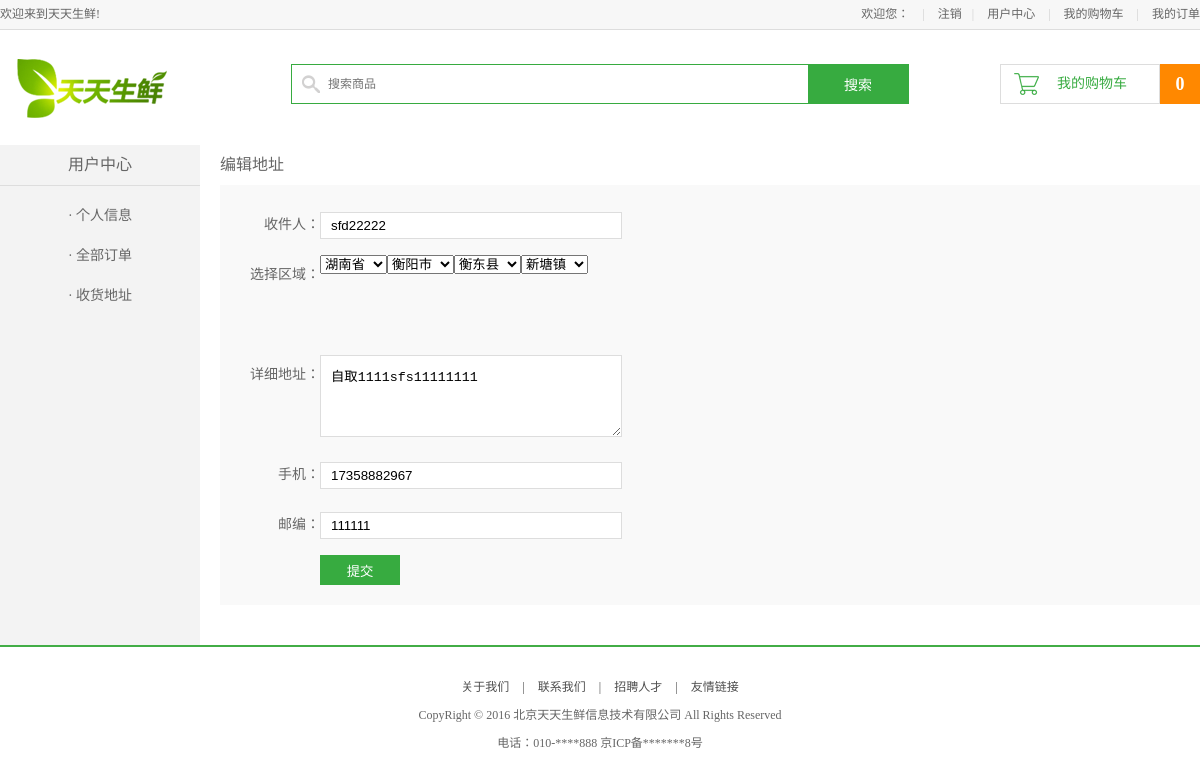
/user/change_site/1/ (signed in), run on the app's committed database.
### df_user/models.py (models this page shows, shortened)
class AddressInfo(models.Model):
    user = models.ForeignKey('UserInfo')
    receiver = models.CharField(max_length=25)
    area = models.ForeignKey("AreaInfo", related_name='address', null=True)
    address = models.CharField(max_length=100)
    phone = models.CharField(max_length=11)
    postcode = models.CharField(max_length=6)

### df_user/decorators.py (the view)
    def wrapper(request, *args, **kwargs):
        user_id = request.session.get('user_id')
        if user_id:
            user_obj = models.UserInfo.objects.get(pk=user_id)
            request.df_user = user_obj
            return func(request, *args, **kwargs)
        else:
            next_url = request.get_full_path()
            print('in de next_url:', next_url)
            url = '?'.join([resolve_url('login'), 'next_url=%s' % urlsafe_base64_encode(next_url.encode()).decode()])
            print('in de url:', url)
            return redirect(url)

### df_user/templatetags/address_handle.py (called while the page is built)
@register.simple_tag
def select_handle(addr_obj):
    result = []
    gen_area_select(addr_obj.area, result)
    return mark_safe(''.join(result))

### df_user/views.py (called while the page is built, shortened)
@require_login
def change_site(request, aid):
    addr_obj = get_object_or_404(models.AddressInfo, pk=aid)
    erros_msg = {}
    context = {
        'addr': addr_obj,
        'error': erros_msg,
    }
    return render(request, 'df_user/user_center_edit.html', context)

### templates/df_user/user_center_edit.html (shortened to what this page needs)
{% extends 'df_user/base_user.html' %}
{% load static %}
{% load address_handle %}
{% block right_content %}
    <div class="right_content clearfix">
        <h3 class="common_title2">
            {% if request.resolver_match.url_name == 'change_site' %}
                编辑地址
            {% else %}
                添加地址
            {% endif %}
        </h3>
        <div class="site_con">
            <form action="" method="post">
                <div class="form_group">
                    <label>收件人：</label>
                    <input type="text" name="receiver" value="{{ addr.receiver }}">
                </div>
                <div class="form_group form_group2 addr_area">
                    <label>选择区域：</label>
                    {% if request.resolver_match.url_name == 'change_site' %}
                        {% select_handle addr %}
                    {% endif %}
                </div>
                <div class="form_group form_group2">
                    <label>详细地址：</label>
                    <textarea class="site_area" name="address">{{ addr.address }}</textarea>
                </div>
                <div class="form_group">
                    <label>手机：</label>
                    <input type="text" name="phone" value="{{ addr.phone }}">
                </div>
                <div class="form_group">
                    <label>邮编：</label>
                    <input type="text" name="postcode" value="{{ addr.postcode }}">
                </div>
                <input type="submit" name="" value="提交" class="info_submit">
            </form>
        </div>
    </div>
{% endblock %}

### static/css/main.css (style rules this page uses)
body { font-family:'Microsoft Yahei';font-size:12px;color:#666; }
html,body { height:100% }
.right_content { width:980px; float:right; min-height:500px; }
.common_title2 { height:20px;line-height:20px;font-size:16px;margin:10px 0; }
.site_con { background-color:#f9f9f9; padding:10px 0; margin-bottom:20px; }
.site_con .form_group { height:40px; line-height:40px; margin-top:10px; }
.site_con .form_group label { width:100px; float:left; text-align:right; font-size:14px; height:40px; line-height:40px; }
.site_con .form_group input { width:300px; height:25px; border:1px solid #ddd; float:left; outline:none; margin-top:7px; text-indent:10px; }
.site_con .form_group2 { height:90px; }
.site_area { width:280px; height:60px; border:1px solid #ddd; outline:none; padding:10px; }
.info_submit { width:80px; height:30px; background-color:#37ab40; border:0px; color:#fff; margin:10px 0 10px 100px; cursor:pointer; font-family:'Microsoft Yahei' }

### data on the page
AddressInfo: receiver "sfd22222", address "自取1111sfs11111111", phone "17358882967", postcode "111111"

### other printed values
{{ cart_count|default:'0' }} "0"
